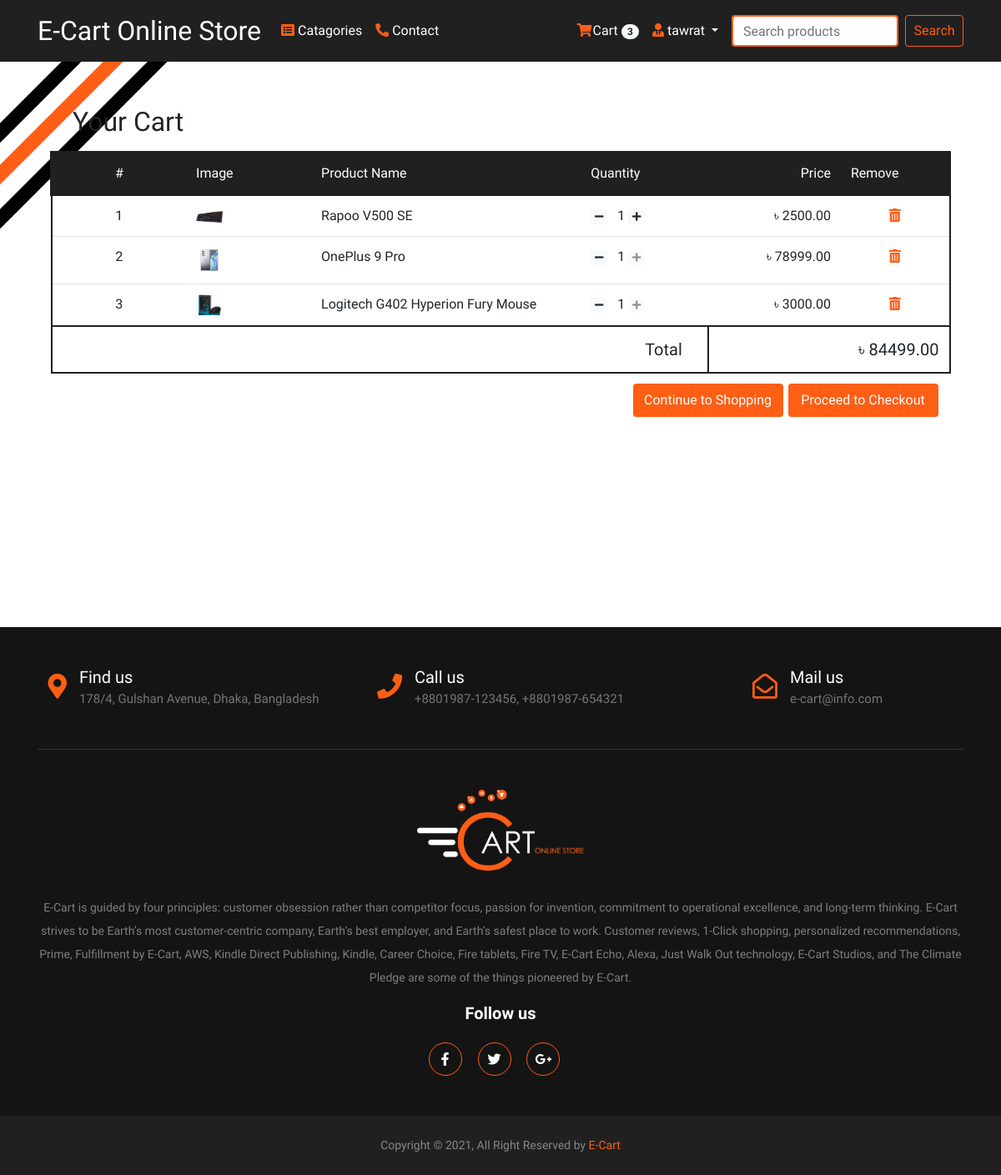
/shop/cart/ (signed in), run on an earlier commit of the app's database.
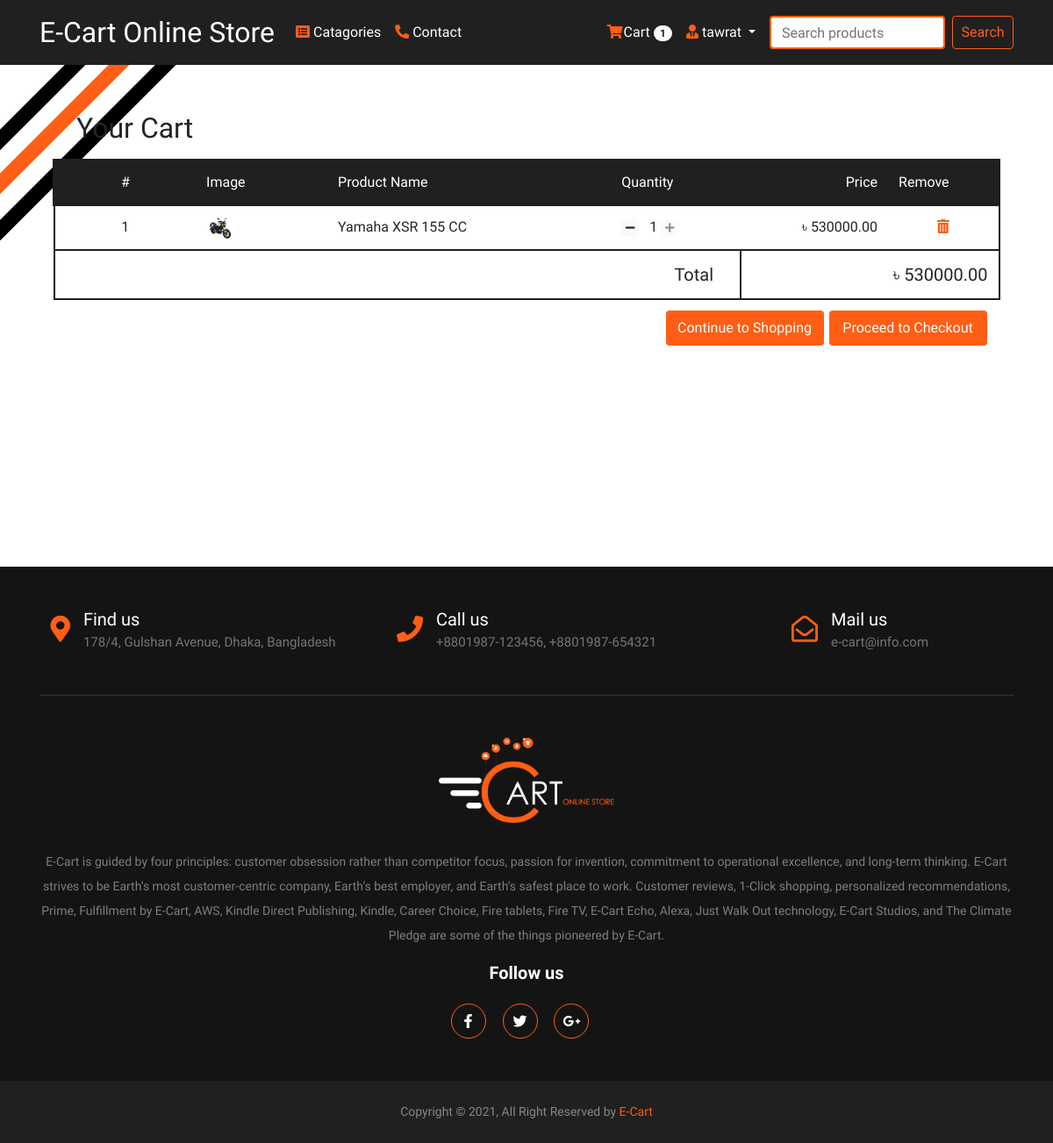
And on a later commit of the database.
### App_Login/models.py (models this page shows, shortened)
class User(AbstractBaseUser, PermissionsMixin):
    email = models.EmailField(unique=True, null=False)
    is_staff = models.BooleanField(
        ugettext_lazy('staff status'),
        default=False,
        help_text=ugettext_lazy('Designated whether the user can log in this site')
    )
    is_active = models.BooleanField(
        ugettext_lazy('active'),
        default=True,
        help_text=ugettext_lazy('Designated whether the user should be treated as active. Unselect this instead of deleting account')
    )
    USERNAME_FIELD = 'email'
    objects = MyUserManager()

class Profile(models.Model):
    user = models.OneToOneField(User, on_delete=models.CASCADE, related_name='profile')
    username = models.CharField(max_length=200, blank=True)
    full_name = models.CharField(max_length=200, blank=True)
    address_1 = models.TextField(max_length=300, blank=True)
    city = models.CharField(max_length=40, blank=True)
    zipcode = models.CharField(max_length=10, blank=True)
    country = models.CharField(max_length=50, blank=True)
    phone = models.CharField(max_length=20, blank=True)
    date_joined = models.DateTimeField(auto_now_add=True)

### App_Order/models.py (models this page shows, shortened)
class Order(models.Model):
    orderitems = models.ManyToManyField(Cart)
    user = models.ForeignKey(settings.AUTH_USER_MODEL, on_delete=models.CASCADE)
    ordered = models.BooleanField(default=False)
    created = models.DateTimeField(auto_now_add = True)
    paymentID = models.CharField(max_length=264, blank=True, null=True)
    orderID = models.CharField(max_length=264, blank=True, null=True)
    def get_totals(self):
        total = 0
        for order_item in self.orderitems.all():
            total += float(order_item.get_total())
        return total

class Cart(models.Model):
    user = models.ForeignKey(settings.AUTH_USER_MODEL, on_delete=models.CASCADE, related_name='cart')
    item = models.ForeignKey(Product, on_delete=models.CASCADE)
    quantity = models.IntegerField(default=1)
    purchased = models.BooleanField(default=False)
    created = models.DateTimeField(auto_now_add=True)
    updated = models.DateTimeField(auto_now=True)
    def get_total(self):
        total = self.item.price * self.quantity
        float_total = format(total, '0.2f')
        return float_total

### App_Shop/models.py (models this page shows, shortened)
class Product(models.Model):
    mainimage = models.ImageField(upload_to='Products')
    name = models.CharField(max_length=300)
    product_quantity = models.IntegerField(default = True, null=False)
    category = models.ForeignKey(Category, on_delete=models.CASCADE, related_name='category')
    preview_text = models.TextField(max_length=200, verbose_name = "preview Text")
    detail_text = models.TextField(max_length=1000, verbose_name = 'Description')
    price = models.FloatField()
    old_price = models.FloatField(default=0.00)
    created = models.DateTimeField(auto_now_add=True)
    class Meta:
        ordering = ['-created',]

### App_Order/views.py (the view)
# urls.py: path('cart/', views.cart_view, name='cart'),
@login_required
def cart_view(request):
    carts = Cart.objects.filter(user=request.user, purchased=False)
    orders = Order.objects.filter(user=request.user, ordered=False)
    if carts.exists() and orders.exists():
        order = orders[0]
        return render(request, 'App_Order/cart.html', context={'carts':carts, 'order':order})
    else:
        messages.warning(request, "No items in the car!")
        return redirect("App_Shop:home")

### App_Order/templatetags/cart_tag.py (called while the page is built)
@register.filter
def cart_total(user):
    order = Order.objects.filter(user=user, ordered=False)
    if order.exists():
        return order[0].orderitems.count()
    else:
        return 0

### templates/App_Order/cart.html (shortened to what this page needs)
{% extends 'base.html' %}
{% block body_block %}
<div class="container my-5">
  <div class="container my-3">
    <h2 style="padding-left:12px;">Your Cart</h2>
  </div>
  <table class="table">
    <thead style="color:white;  border:3px solid #202020; border-radius:10px; background-color:#202020;">
      <tr>
        <td scope="row" width="15%" align="center">#</td>
        <td scope="col" width="150px">Image</td>
        <td scope="col" width="30%">Product Name</td>
        <td scope="col">Quantity</td>
        <td scope="col" align="right">Price</td>
        <td scope="col">Remove</td>
      </tr>
    </thead>
    <tbody>
      {% for cart in carts %}
      <tr style="border-left:2px solid #202020; border-right:2px solid #202020">
        <td scope="row" align="center">{{ forloop.counter }}</td>
        <td> <img src="/media/{{cart.item.mainimage}}" style="width:25%; height:30%;" alt=""> </td>
        <td>{{cart.item.name}}</td>
        <td>
          <a href="{% url 'App_Order:decrease' pk=cart.item.pk %}" class="mr-2"> <span class="badge badge-light"> <i class="fas fa-minus"></i> </span> </a>
          {{cart.quantity}}
          {% if cart.item.product_quantity <= 0 %}
            <a href="" class="mr-2" style="cursor:not-allowed; opacity:.5"> <span class="badge badge-light"> <i class="fas fa-plus"></i> </span> </a>
          {% else %}
            <a href="{% url 'App_Order:increase' pk=cart.item.pk %}" class="mr-2"> <span class="badge badge-light"> <i class="fas fa-plus"></i> </span> </a>
            {% endif %}
        </td>
        <td align="right">&#2547; {{cart.get_total}}</td>
        <td align="center"><a href="{% url 'App_Order:remove' pk=cart.item.pk %}"><span style="color:#ff5e14"><i class="fas fa-trash-alt"></i></span></a> </td>
      </tr>
      {% endfor %}
      <tr class="total_row">
        <td colspan="4" align='right' style="padding-right:30px;">Total</td>
        <td colspan="2" align="right">&#2547; {{ order.get_totals | floatformat:2 }}</td>
      </tr>
      <tr>
        <td scope="row"> </td>
        <td colspan="5" class="text-right">
          <a href="{% url 'App_Shop:home' %}"><button class="btn-shopping" type="button" name="shopping">Continue to Shopping</button> </a>
          <a href="{% url 'App_Payment:checkout' %}"> <button class="btn-checkout" type="button" name="checkout">Proceed to Checkout</button> </a>
        </td>
      </tr>
    </tbody>
  </table>
</div>
{% endblock %}

### templates/navbar.html (shortened to what this page needs)
{% load cart_tag %}
<nav class="navbar navbar-expand-lg navbar-dark sticky-top" style="background-color: #202020;">
  <div class="container">
    <a href="{% url 'App_Shop:home' %}" class="navbar-brand">E-Cart Online Store</a>
    <div class="collapse navbar-collapse" id="navbarNav">
      <ul class="navbar-nav mr-auto">
      <li class="nav-item dropdown">
          <a class="nav-link dropdown" id="navbarNavDropdown" data-toggle="dropdown" href="#" role="button" aria-haspopup="true" aria-expanded="false"><span style="color:#ff5e14"><i class="fa fa-list-alt" aria-hidden="true"></i></span> Catagories</a>
      </li>
      <li class="nav-item">
        <a href="#footer" class="nav-link" id="navbarNav"><span style="color:#ff5e14">
            <i class="fas fa-phone-alt"></i></span> Contact
        </a>
      </li>
      </ul>
    </div>
    <div class="collapse navbar-collapse" id="navbarNav">
      <ul class="navbar-nav ml-auto">
        {% if request.user.is_authenticated %}
        <li class="nav-item">
          <a href="{% url 'App_Order:cart' %}" class="nav-link">
              <i class="fa fa-shopping-cart" style="color:#ff5e14; padding-right:1px;"></i><span class="cart_design">Cart</span>
              <span class="badge badge-pill badge-light">{{ request.user | cart_total }}</span>
          </a>
        </li>
        <li class="nav-item dropdown">
            <a class="nav-link dropdown-toggle" id="navbarNavDropdown" data-toggle="dropdown" href="#" role="button" aria-haspopup="true" aria-expanded="false"> <i class="fas fa-user-tie" style="color:#ff5e14;"></i> {{request.user.profile.username}} </a>
        </li>
        {% else %}
        <li class="nav-item"> <a href="{% url 'App_Login:login' %}"> <button class="btn-login" type="button" name="login">Login</button> </a></li>
        {% endif %}
      </ul>
      <form action="{% url 'App_Shop:search_items' %}" method="POST" class="form-inline my-2 my-lg-0">
      <input class="form-control mr-sm-2" type="search" placeholder="Search products" aria-label="Search" name="searched" style="margin-left:8px; width:200px; border:2px solid #ff5e14">
      <button class="btn-search" type="submit">Search</button>
    </form>
    </div>
  </div>
</nav>

What changed in the data, as far as the page shows it:
removed Cart: item.mainimage (picture), item.name "Rapoo V500 SE", quantity "1", get_total "2500.00"
removed Cart: item.mainimage (picture), item.name "OnePlus 9 Pro", quantity "1", get_total "78999.00"
no longer on this page (row edited): Cart: item.mainimage (picture), item.name "Logitech G402 Hyperion Fury Mouse", quantity "1", get_total "3000.00"
no longer on this page (row edited): Order: get_totals "84499.00"
changed User "tawrat": user|cart_total "3" → "1"
added Cart: item.mainimage (picture), item.name "Yamaha XSR 155 CC", quantity "1", get_total "530000.00"
added Order: get_totals "530000.00"
